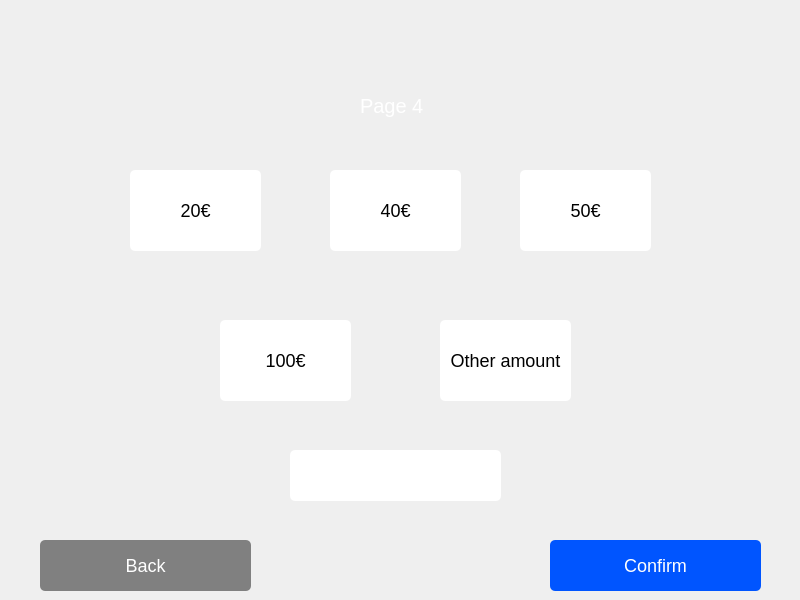
<?xml version="1.0" encoding="UTF-8"?>
<ui version="4.0">
 <class>CashWithdrawal</class>
 <widget class="QWidget" name="CashWithdrawal">
  <property name="geometry">
   <rect>
    <x>0</x>
    <y>0</y>
    <width>800</width>
    <height>600</height>
   </rect>
  </property>
  <property name="windowTitle">
   <string>Form</string>
  </property>
  <widget class="QLabel" name="label">
   <property name="geometry">
    <rect>
     <x>360</x>
     <y>90</y>
     <width>71</width>
     <height>31</height>
    </rect>
   </property>
   <property name="styleSheet">
    <string notr="true">font-size:20px;
color:white;</string>
   </property>
   <property name="text">
    <string>Page 4</string>
   </property>
  </widget>
  <widget class="QPushButton" name="button_back">
   <property name="geometry">
    <rect>
     <x>40</x>
     <y>540</y>
     <width>211</width>
     <height>51</height>
    </rect>
   </property>
   <property name="font">
    <font>
     <pointsize>-1</pointsize>
    </font>
   </property>
   <property name="styleSheet">
    <string notr="true">background:grey;
border-radius:5px;
padding:0 10px;
color:white;
font-size:18px;</string>
   </property>
   <property name="text">
    <string>Back</string>
   </property>
  </widget>
  <widget class="QPushButton" name="button_cofirm">
   <property name="geometry">
    <rect>
     <x>550</x>
     <y>540</y>
     <width>211</width>
     <height>51</height>
    </rect>
   </property>
   <property name="font">
    <font>
     <pointsize>-1</pointsize>
    </font>
   </property>
   <property name="styleSheet">
    <string notr="true">background-color: rgb(0, 85, 255);
border-radius:5px;
padding:0 10px;
color:white;
font-size:18px;</string>
   </property>
   <property name="text">
    <string>Confirm</string>
   </property>
  </widget>
  <widget class="QLineEdit" name="lineEdit_amount">
   <property name="geometry">
    <rect>
     <x>290</x>
     <y>450</y>
     <width>211</width>
     <height>51</height>
    </rect>
   </property>
   <property name="styleSheet">
    <string notr="true">background:white;
border-radius:5px;
padding:0 10px;
color:black;
font-size:18px;</string>
   </property>
  </widget>
  <widget class="QPushButton" name="button_20">
   <property name="geometry">
    <rect>
     <x>130</x>
     <y>170</y>
     <width>131</width>
     <height>81</height>
    </rect>
   </property>
   <property name="font">
    <font>
     <pointsize>-1</pointsize>
    </font>
   </property>
   <property name="styleSheet">
    <string notr="true">background:white;
border-radius:5px;
padding:0 10px;
color:black;
font-size:18px;</string>
   </property>
   <property name="text">
    <string>20€</string>
   </property>
  </widget>
  <widget class="QPushButton" name="button_40">
   <property name="geometry">
    <rect>
     <x>330</x>
     <y>170</y>
     <width>131</width>
     <height>81</height>
    </rect>
   </property>
   <property name="font">
    <font>
     <pointsize>-1</pointsize>
    </font>
   </property>
   <property name="styleSheet">
    <string notr="true">background:white;
border-radius:5px;
padding:0 10px;
color:black;
font-size:18px;</string>
   </property>
   <property name="text">
    <string>40€</string>
   </property>
  </widget>
  <widget class="QPushButton" name="button_50">
   <property name="geometry">
    <rect>
     <x>520</x>
     <y>170</y>
     <width>131</width>
     <height>81</height>
    </rect>
   </property>
   <property name="font">
    <font>
     <pointsize>-1</pointsize>
    </font>
   </property>
   <property name="styleSheet">
    <string notr="true">background:white;
border-radius:5px;
padding:0 10px;
color:black;
font-size:18px;</string>
   </property>
   <property name="text">
    <string>50€</string>
   </property>
  </widget>
  <widget class="QPushButton" name="button_100">
   <property name="geometry">
    <rect>
     <x>220</x>
     <y>320</y>
     <width>131</width>
     <height>81</height>
    </rect>
   </property>
   <property name="font">
    <font>
     <pointsize>-1</pointsize>
    </font>
   </property>
   <property name="styleSheet">
    <string notr="true">background:white;
border-radius:5px;
padding:0 10px;
color:black;
font-size:18px;</string>
   </property>
   <property name="text">
    <string>100€</string>
   </property>
  </widget>
  <widget class="QPushButton" name="button_otheramount">
   <property name="geometry">
    <rect>
     <x>440</x>
     <y>320</y>
     <width>131</width>
     <height>81</height>
    </rect>
   </property>
   <property name="font">
    <font>
     <pointsize>-1</pointsize>
    </font>
   </property>
   <property name="styleSheet">
    <string notr="true">background:white;
border-radius:5px;
padding:0 10px;
color:black;
font-size:18px;</string>
   </property>
   <property name="text">
    <string>Other amount</string>
   </property>
  </widget>
 </widget>
 <resources/>
 <connections/>
</ui>
